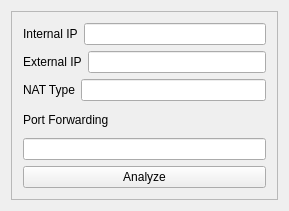
<?xml version="1.0" encoding="UTF-8"?>
<ui version="4.0">
 <class>NATConnectivityAnalyzerClass</class>
 <widget class="QMainWindow" name="NATConnectivityAnalyzerClass">
  <property name="geometry">
   <rect>
    <x>0</x>
    <y>0</y>
    <width>289</width>
    <height>211</height>
   </rect>
  </property>
  <property name="windowTitle">
   <string>NATConnectivityAnalyzer</string>
  </property>
  <widget class="QWidget" name="centralWidget">
   <layout class="QGridLayout" name="gridLayout_2">
    <item row="0" column="0">
     <widget class="QFrame" name="mainFrame">
      <property name="frameShape">
       <enum>QFrame::StyledPanel</enum>
      </property>
      <property name="frameShadow">
       <enum>QFrame::Raised</enum>
      </property>
      <layout class="QGridLayout" name="gridLayout">
       <item row="0" column="0">
        <layout class="QHBoxLayout" name="internalIPLayout">
         <item>
          <widget class="QLabel" name="internalIPLabel">
           <property name="text">
            <string>Internal IP</string>
           </property>
          </widget>
         </item>
         <item>
          <widget class="QLineEdit" name="internalIP">
           <property name="sizePolicy">
            <sizepolicy hsizetype="Expanding" vsizetype="Fixed">
             <horstretch>0</horstretch>
             <verstretch>0</verstretch>
            </sizepolicy>
           </property>
           <property name="readOnly">
            <bool>true</bool>
           </property>
          </widget>
         </item>
        </layout>
       </item>
       <item row="1" column="0">
        <layout class="QHBoxLayout" name="externalIPLayout">
         <item>
          <widget class="QLabel" name="externalIPLabel">
           <property name="text">
            <string>External IP</string>
           </property>
          </widget>
         </item>
         <item>
          <widget class="QLineEdit" name="externalIP">
           <property name="readOnly">
            <bool>true</bool>
           </property>
          </widget>
         </item>
        </layout>
       </item>
       <item row="2" column="0">
        <layout class="QHBoxLayout" name="natTypeLayout">
         <item>
          <widget class="QLabel" name="natTypeLabel">
           <property name="text">
            <string>NAT Type</string>
           </property>
          </widget>
         </item>
         <item>
          <widget class="QLineEdit" name="natType">
           <property name="readOnly">
            <bool>true</bool>
           </property>
          </widget>
         </item>
        </layout>
       </item>
       <item row="3" column="0">
        <layout class="QVBoxLayout" name="portForwardingLayout">
         <item>
          <widget class="QLabel" name="portforwardingLabel">
           <property name="text">
            <string>Port Forwarding</string>
           </property>
          </widget>
         </item>
         <item>
          <widget class="QLineEdit" name="portForwarding">
           <property name="readOnly">
            <bool>true</bool>
           </property>
          </widget>
         </item>
        </layout>
       </item>
       <item row="4" column="0">
        <widget class="QPushButton" name="analyzeButton">
         <property name="text">
          <string>Analyze</string>
         </property>
        </widget>
       </item>
      </layout>
     </widget>
    </item>
   </layout>
  </widget>
 </widget>
 <layoutdefault spacing="6" margin="11"/>
 <resources>
  <include location="NATConnectivityAnalyzer.qrc"/>
 </resources>
 <connections/>
</ui>
